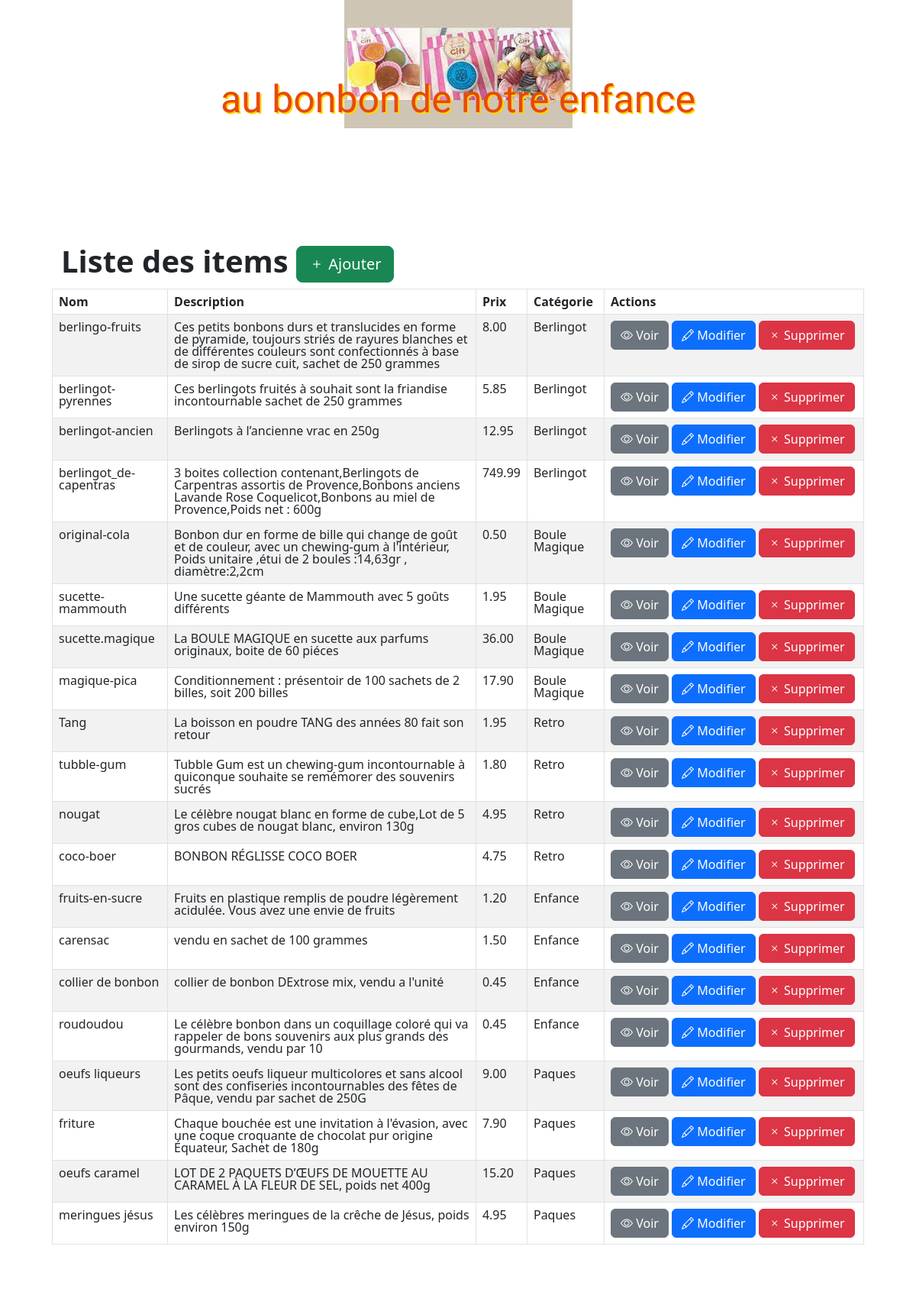
The page /bonbon/admin/index.php (signed in) on the database its author committed.
### tables this page shows
CREATE TABLE IF NOT EXISTS `items` (
  `id` int NOT NULL AUTO_INCREMENT,
  `name` varchar(100) NOT NULL,
  `description` varchar(255) NOT NULL,
  `price` decimal(10,2) NOT NULL,
  `qte` int NOT NULL,
  `image` varchar(255) NOT NULL,
  `category` int NOT NULL,
  PRIMARY KEY (`id`),
  KEY `category` (`category`)
);

CREATE TABLE IF NOT EXISTS `categories` (
  `id` int NOT NULL AUTO_INCREMENT,
  `name` varchar(100) NOT NULL,
  PRIMARY KEY (`id`)
);

### bonbon/admin/index.php (the view, shortened to what this page needs)
<?php
$db = Database::connect();
$stmt = $db->query('SELECT * FROM items');
$items = $stmt->fetchAll(PDO::FETCH_ASSOC);
$categories = $db->query('SELECT * FROM categories')->fetchAll(PDO::FETCH_ASSOC);
?>
<!DOCTYPE html>
<html>
    <head>
        <link href="	https://cdn.jsdelivr.net/npm/bootstrap@5.3.0-alpha3/dist/css/bootstrap.min.css" rel="stylesheet">
        <link rel="stylesheet" href="https://cdn.jsdelivr.net/npm/bootstrap-icons@1.5.0/font/bootstrap-icons.css">
        <link rel="stylesheet" href="../styles.css">
    </head>
    <body>
        <h1 class="text-logo"> au bonbon de notre enfance</h1>
        <div class="container admin">
            <div class="row">
                <h1><strong>Liste des items   </strong><a href="insert.php" class="btn btn-success btn-lg"><span class="bi-plus"></span> Ajouter</a></h1>
                <table class="table table-striped table-bordered">
                  <thead>
                    <tr>
                      <th>Nom</th>
                      <th>Description</th>
                      <th>Prix</th>
                      <th>Catégorie</th>
                      <th>Actions</th>
                    </tr>
                  </thead>
                  <tbody>
                  <?php foreach ($items as $item) { ?>
                    <tr>
                      <td><?= htmlspecialchars($item['name']); ?></td>
                      <td><?= htmlspecialchars($item['description']); ?></td>
                      <td><?= htmlspecialchars($item['price']); ?></td>
                      <?php
                          foreach ($categories as $cat) {
                         if($cat['id']==$item['category'] ){?>
                      <td>
                      <?=  htmlspecialchars($cat['name']);?>
                        </td>
                        <?php } }
                          ?>
                      <td width=340>
                        <a class="btn btn-secondary" href="view.php?id=<?= htmlspecialchars($item['id']); ?>"><span class="bi-eye"></span> Voir</a>
                        <a class="btn btn-primary" href="update.php?id=<?= htmlspecialchars($item['id']); ?>"><span class="bi-pencil"></span> Modifier</a>
                        <a class="btn btn-danger" href="delete.php?id=<?= htmlspecialchars($item['id']); ?>"><span class="bi-x"></span> Supprimer</a>
                      </td>
                    </tr>
                    <?php } ?>
                  </tbody>
                </table>
            </div>
        </div>
    </body>
</html>

### bonbon/styles.css (style rules this page uses)
body { background: url(images/banniere.jpg) no-repeat top center; margin: 0; padding: 0; line-height: 1; }
.text-logo { font-family: 'Holtwood One SC', sans-serif; color: #e7480f; text-shadow: 2px 2px #ffd301; font-size: 50px; padding: 100px 0; text-align: center; }
.admin { background: #fff; padding: 50px; border-radius: 10px; }

### rows shown on the page
items: name "berlingo-fruits", description "Ces petits bonbons durs et translucides en forme de pyramide, toujours striés de rayures blanches et de différentes couleurs sont confectionnés à base de sirop de sucre cuit, sachet de 250 grammes", price "8.00"
categories: name "Berlingot"
items: name "berlingot-pyrennes", description "Ces berlingots fruités à souhait sont la friandise incontournable sachet de 250 grammes", price "5.85"
items: name "berlingot-ancien", description "Berlingots à l’ancienne vrac en 250g", price "12.95"
items: name "berlingot_de-capentras", description "3 boites collection contenant,Berlingots de Carpentras assortis de Provence,Bonbons anciens Lavande Rose Coquelicot,Bonbons au miel de Provence,Poids net : 600g", price "749.99"
items: name "original-cola", description "Bonbon dur en forme de bille qui change de goût et de couleur, avec un chewing-gum à l'intérieur, Poids unitaire ,étui de 2 boules :14,63gr , diamètre:2,2cm", price "0.50"
categories: name "Boule Magique"
items: name "sucette-mammouth", description "Une sucette géante de Mammouth avec 5 goûts différents", price "1.95"
items: name "sucette.magique", description "La BOULE MAGIQUE en sucette aux parfums originaux, boite de 60 piéces", price "36.00"
items: name "magique-pica", description "Conditionnement : présentoir de 100 sachets de 2 billes, soit 200 billes", price "17.90"
items: name "Tang", description "La boisson en poudre TANG des années 80 fait son retour", price "1.95"
categories: name "Retro"
items: name "tubble-gum", description "Tubble Gum est un chewing-gum incontournable à quiconque souhaite se remémorer des souvenirs sucrés", price "1.80"
items: name "nougat", description "Le célèbre nougat blanc en forme de cube,Lot de 5 gros cubes de nougat blanc, environ 130g", price "4.95"
items: name "coco-boer", description "BONBON RÉGLISSE COCO BOER", price "4.75"
items: name "fruits-en-sucre", description "Fruits en plastique remplis de poudre légèrement acidulée. Vous avez une envie de fruits", price "1.20"
categories: name "Enfance"
items: name "carensac", description "vendu en sachet de 100 grammes", price "1.50"
items: name "collier de bonbon", description "collier de bonbon DExtrose mix, vendu a l'unité", price "0.45"
items: name "roudoudou", description "Le célèbre bonbon dans un coquillage coloré qui va rappeler de bons souvenirs aux plus grands des gourmands, vendu par 10", price "0.45"
items: name "oeufs liqueurs", description "Les petits oeufs liqueur multicolores et sans alcool sont des confiseries incontournables des fêtes de Pâque, vendu par sachet de 250G", price "9.00"
categories: name "Paques"
items: name "friture", description "Chaque bouchée est une invitation à l'évasion, avec une coque croquante de chocolat pur origine Équateur, Sachet de 180g", price "7.90"
items: name "oeufs caramel", description "LOT DE 2 PAQUETS D’ŒUFS DE MOUETTE AU CARAMEL À LA FLEUR DE SEL, poids net 400g", price "15.20"
items: name "meringues jésus", description "Les célèbres meringues de la crêche de Jésus, poids environ 150g", price "4.95"
